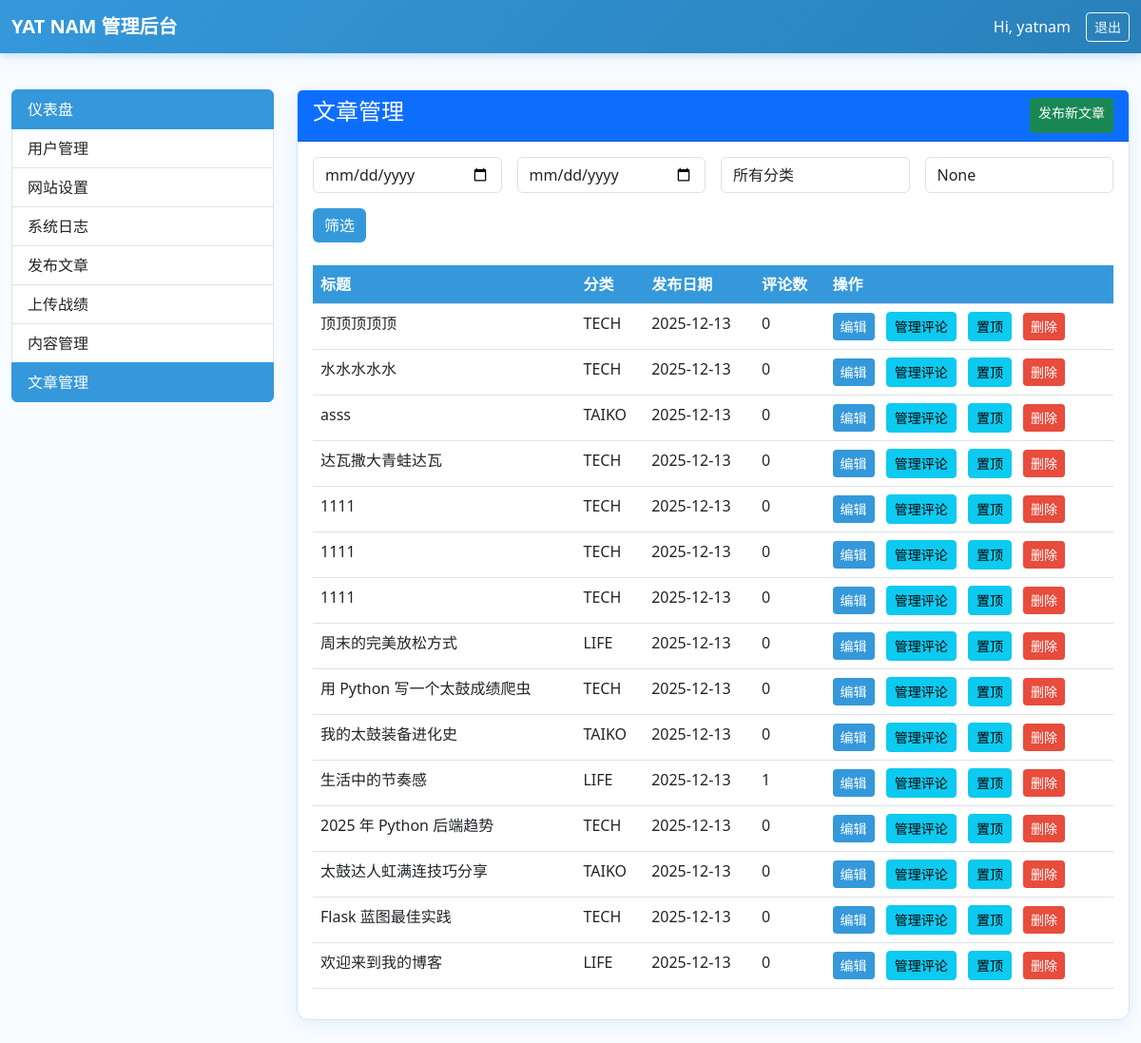
Before: /admin/articles (signed in) with the older database file.
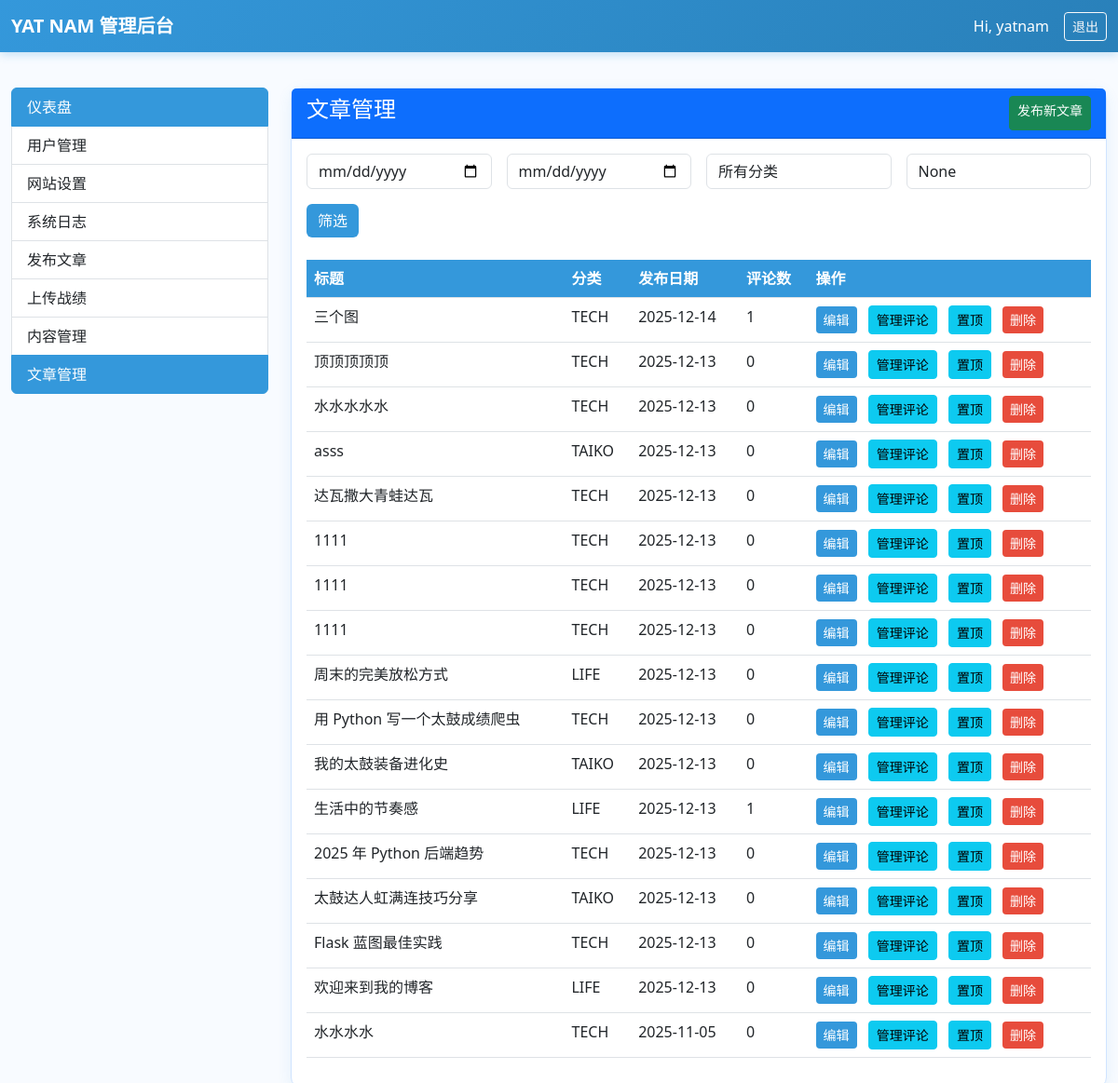
After: the same page with the newer database file.
### models.py (models this page shows, shortened)
class Post(db.Model):
    __tablename__ = 'post'
    id = db.Column(db.Integer, primary_key=True)
    title = db.Column(db.String(200), nullable=False)
    slug = db.Column(db.String(200), unique=True, nullable=False, index=True)
    content = db.Column(db.Text, nullable=False)           # Markdown 原文
    content_html = db.Column(db.Text)                      # 渲染后 HTML（缓存）
    summary = db.Column(db.Text)                           # 摘要（可选）
    category = db.Column(db.Enum(Category), default=Category.TECH)
    tags = db.Column(db.String(200))                       # 逗号分隔
    cover_image = db.Column(db.String(200))
    is_published = db.Column(db.Boolean, default=True)
    view_count = db.Column(db.Integer, default=0)
    created_at = db.Column(db.DateTime, default=datetime.utcnow, index=True)
    updated_at = db.Column(db.DateTime, default=datetime.utcnow, onupdate=datetime.utcnow)
    is_pinned = db.Column(db.Boolean, default=False, index=True)  # 置顶
    author_id = db.Column(db.Integer, db.ForeignKey('user.id'), nullable=False)
    comments = db.relationship('Comment', backref='post', lazy='dynamic', cascade='all, delete-orphan')
    images = db.relationship(
        "PostImage",
        backref="post",
        lazy="dynamic",
        cascade="all, delete-orphan"
    )

### admin/views.py (the view)
@admin_blueprint.route('/articles')
def manage_articles():
    start_date = request.args.get('start_date')
    end_date = request.args.get('end_date')
    category = request.args.get('category')
    search_query = request.args.get('q')
    query = Post.query.order_by(Post.created_at.desc())
    if start_date:
        query = query.filter(Post.created_at >= datetime.strptime(start_date, '%Y-%m-%d'))
    if end_date:
        query = query.filter(Post.created_at <= datetime.strptime(end_date, '%Y-%m-%d') + timedelta(days=1))
    if category and category != 'all':
        query = query.filter_by(category=category)
    if search_query:
        query = query.filter(Post.title.contains(search_query) | Post.content.contains(search_query))
    posts = query.all()
    return render_template('admin/articles.html', posts=posts)

### admin/views.py (called while the page is built)
@admin_blueprint.before_request
@login_required
def require_admin():
    if not current_user.is_admin_user():
        flash('需要管理员权限', 'danger')
        return redirect(url_for('index'))
    return None

### models.py (called while the page is built)
    def is_admin_user(self) -> bool:
        return self.is_admin

### templates/admin/articles.html (shortened to what the changed rows need)
{% extends "admin/base.html" %}
{% block content %}
<div class="row">
    <div class="col-md-9">
        <div class="card">
            <div class="card-body">
                <table class="table table-hover">
                    <thead>
                        <tr>
                            <th>标题</th>
                            <th>分类</th>
                            <th>发布日期</th>
                            <th>评论数</th>
                            <th>操作</th>
                        </tr>
                    </thead>
                    <tbody>
                        {% for post in posts %}
                        <tr>
                            <td>{{ post.title }}</td>
                            <td>{{ post.category.value }}</td>
                            <td>{{ post.created_at.strftime('%Y-%m-%d') }}</td>
                            <td>{{ post.comments.count() }}</td>
                            <td>
                                <a href="{{ url_for('admin.edit_article', post_id=post.id) }}" class="btn btn-primary btn-sm me-2">编辑</a>
                                <a href="{{ url_for('admin.article_comments', post_id=post.id) }}" class="btn btn-info btn-sm me-2">管理评论</a>
                                <a href="{{ url_for('admin.pin_article', post_id=post.id) }}" class="btn btn-info btn-sm me-2">置顶</a>
                                <form method="POST" action="{{ url_for('admin.delete_article', post_id=post.id) }}" style="display:inline;">
                                    <button type="submit" class="btn btn-danger btn-sm" onclick="return confirm('确定删除？')">删除</button>
                                </form>
                            </td>
                        </tr>
                        {% endfor %}
                    </tbody>
                </table>
            </div>
        </div>
    </div>
</div>
{% endblock %}

Changed rows visible on the page:
added Post: title "三个图", category.value "TECH", created_at "2025-12-14", comments.count "1"
added Post: title "水水水水", category.value "TECH", created_at "2025-11-05", comments.count "0"
